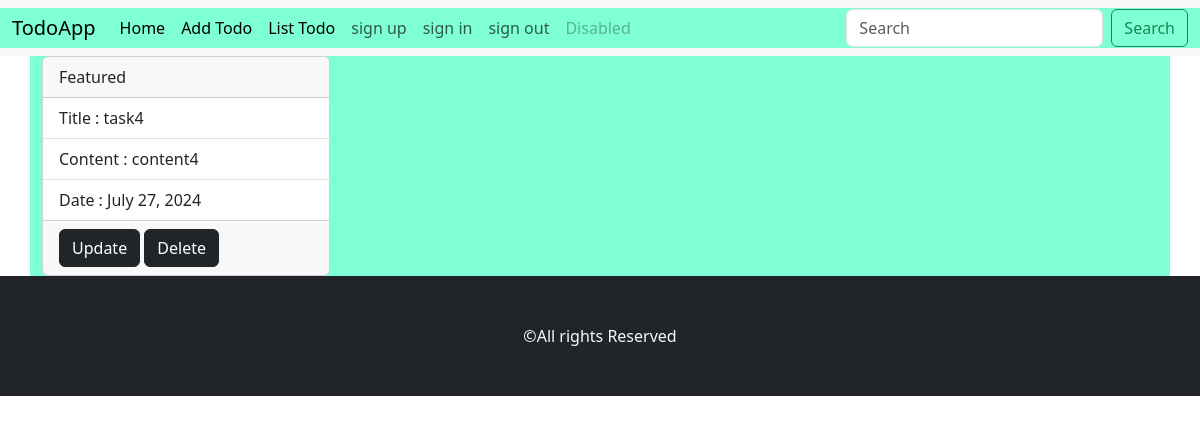
The page /detail/4 on the database its author committed.
### TodoApp/models.py (models this page shows)
class Todos(models.Model):
    title=models.CharField(max_length=100)
    content=models.CharField(max_length=100)
    date=models.DateField(auto_now_add=True)
    status=models.BooleanField(default=False)
    user=models.ForeignKey(User,on_delete=models.CASCADE)

### TodoApp/views.py (the view)
# urls.py: path('detail/<int:id>',views.TodoDetailView.as_view(),name="todo_detail"),
class TodoDetailView(View):
    def get(self,request,*args,**kwargs):
        id=kwargs.get("id")
        todo=Todos.objects.get(id=id)
        return render(request,'todo_detail.html',{'todo':todo})

### TodoApp/templates/todo_detail.html (shortened to what this page needs)
{% extends 'index.html' %}
{% block content %}
<div class="container">
    <div class="row">
        <div class="col-4">
            <div class="col-4">
                <div class="card" style="width: 18rem;">
                    <div class="card-header">
                      Featured
                    </div>
                    <ul class="list-group list-group-flush">
                      <li class="list-group-item">Title : {{todo.title}}</li>
                      <li class="list-group-item">Content : {{todo.content}}</li>
                      <li class="list-group-item">Date : {{todo.date}}</li>
                    </ul>
                    <div class="card-footer">
                        <a href="{% url 'update_view' todo.id %}" class="btn btn-dark">Update</a>
                        <a href="{% url 'delete_view' todo.id %}" class="btn btn-dark">Delete</a>
                    </div>
                  </div>
            </div>
        </div>
    </div>
</div>
{% endblock %}

### TodoApp/templates/index.html (style rules this page uses)
div { background-color: aquamarine; }

### rows shown on the page
Todos: title "task4", content "content4", date "July 27, 2024"
